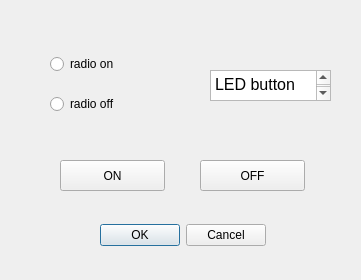
<?xml version="1.0" encoding="UTF-8"?>
<ui version="4.0">
 <class>Dialog</class>
 <widget class="QDialog" name="Dialog">
  <property name="geometry">
   <rect>
    <x>0</x>
    <y>0</y>
    <width>361</width>
    <height>280</height>
   </rect>
  </property>
  <property name="windowTitle">
   <string>Dialog</string>
  </property>
  <widget class="QDialogButtonBox" name="buttonBox">
   <property name="geometry">
    <rect>
     <x>90</x>
     <y>220</y>
     <width>176</width>
     <height>31</height>
    </rect>
   </property>
   <property name="orientation">
    <enum>Qt::Horizontal</enum>
   </property>
   <property name="standardButtons">
    <set>QDialogButtonBox::Cancel|QDialogButtonBox::Ok</set>
   </property>
  </widget>
  <widget class="QPushButton" name="pushButton">
   <property name="geometry">
    <rect>
     <x>60</x>
     <y>160</y>
     <width>105</width>
     <height>31</height>
    </rect>
   </property>
   <property name="text">
    <string>ON</string>
   </property>
  </widget>
  <widget class="QTextEdit" name="textEdit">
   <property name="geometry">
    <rect>
     <x>210</x>
     <y>70</y>
     <width>121</width>
     <height>31</height>
    </rect>
   </property>
   <property name="html">
    <string>&lt;!DOCTYPE HTML PUBLIC &quot;-//W3C//DTD HTML 4.0//EN&quot; &quot;http://www.w3.org/TR/REC-html40/strict.dtd&quot;&gt;
&lt;html&gt;&lt;head&gt;&lt;meta name=&quot;qrichtext&quot; content=&quot;1&quot; /&gt;&lt;style type=&quot;text/css&quot;&gt;
p, li { white-space: pre-wrap; }
&lt;/style&gt;&lt;/head&gt;&lt;body style=&quot; font-family:'PibotoLt'; font-size:12pt; font-weight:400; font-style:normal;&quot;&gt;
&lt;p style=&quot; margin-top:0px; margin-bottom:0px; margin-left:0px; margin-right:0px; -qt-block-indent:0; text-indent:0px;&quot;&gt;LED button&lt;/p&gt;
&lt;p style=&quot;-qt-paragraph-type:empty; margin-top:0px; margin-bottom:0px; margin-left:0px; margin-right:0px; -qt-block-indent:0; text-indent:0px;&quot;&gt;&lt;br /&gt;&lt;/p&gt;&lt;/body&gt;&lt;/html&gt;</string>
   </property>
  </widget>
  <widget class="QPushButton" name="pushButton_2">
   <property name="geometry">
    <rect>
     <x>200</x>
     <y>160</y>
     <width>105</width>
     <height>31</height>
    </rect>
   </property>
   <property name="text">
    <string>OFF</string>
   </property>
  </widget>
  <widget class="QRadioButton" name="radioButton">
   <property name="geometry">
    <rect>
     <x>50</x>
     <y>50</y>
     <width>125</width>
     <height>28</height>
    </rect>
   </property>
   <property name="text">
    <string>radio on</string>
   </property>
  </widget>
  <widget class="QRadioButton" name="radioButton_2">
   <property name="geometry">
    <rect>
     <x>50</x>
     <y>90</y>
     <width>125</width>
     <height>28</height>
    </rect>
   </property>
   <property name="text">
    <string>radio off</string>
   </property>
  </widget>
 </widget>
 <resources/>
 <connections>
  <connection>
   <sender>buttonBox</sender>
   <signal>accepted()</signal>
   <receiver>Dialog</receiver>
   <slot>accept()</slot>
   <hints>
    <hint type="sourcelabel">
     <x>248</x>
     <y>254</y>
    </hint>
    <hint type="destinationlabel">
     <x>157</x>
     <y>274</y>
    </hint>
   </hints>
  </connection>
  <connection>
   <sender>buttonBox</sender>
   <signal>rejected()</signal>
   <receiver>Dialog</receiver>
   <slot>reject()</slot>
   <hints>
    <hint type="sourcelabel">
     <x>316</x>
     <y>260</y>
    </hint>
    <hint type="destinationlabel">
     <x>286</x>
     <y>274</y>
    </hint>
   </hints>
  </connection>
 </connections>
</ui>
